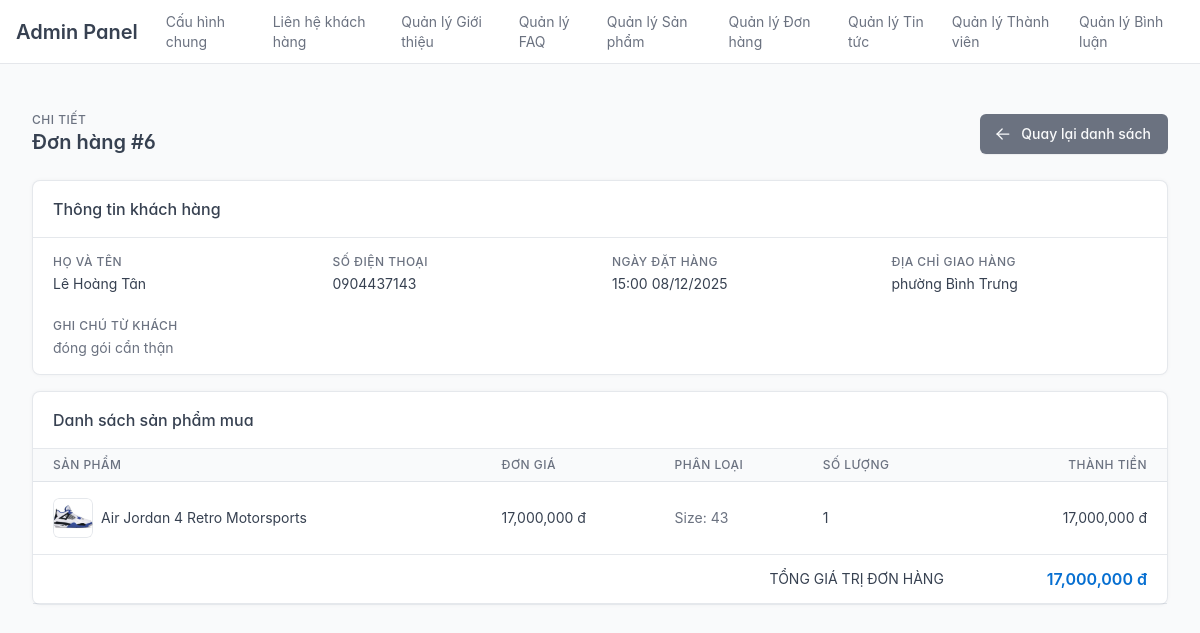
/public/index.php?url=admin/order/detail/6 (signed in), run on the app's committed database.
### tables this page shows
CREATE TABLE `orders` (
  `id` int(11) NOT NULL,
  `user_id` int(11) NOT NULL,
  `total_amount` decimal(10,2) NOT NULL,
  `status` enum('pending','processing','completed','cancelled') NOT NULL DEFAULT 'pending',
  `created_at` timestamp NOT NULL DEFAULT current_timestamp(),
  `fullname` varchar(255) DEFAULT NULL,
  `phone` varchar(50) DEFAULT NULL,
  `address` varchar(255) DEFAULT NULL,
  `note` text DEFAULT NULL
);

CREATE TABLE `order_items` (
  `id` int(11) NOT NULL,
  `order_id` int(11) NOT NULL,
  `product_id` int(11) NOT NULL,
  `size` varchar(10) NOT NULL,
  `quantity` int(11) NOT NULL,
  `price_at_purchase` decimal(10,2) NOT NULL
);

CREATE TABLE `products` (
  `id` int(11) NOT NULL,
  `name` varchar(255) NOT NULL,
  `slug` varchar(255) DEFAULT NULL,
  `description` text DEFAULT NULL,
  `image_url` varchar(255) DEFAULT NULL,
  `price` decimal(10,2) NOT NULL DEFAULT 0.00,
  `created_at` timestamp NOT NULL DEFAULT current_timestamp(),
  `updated_at` timestamp NOT NULL DEFAULT current_timestamp() ON UPDATE current_timestamp(),
  `brand` varchar(255) DEFAULT NULL
);

### app/controllers/admin/AdminOrderController.php (called while the page is built, shortened)
<?php
require_once APPROOT . "/models/Order.php";
require_once APPROOT . "/models/OrderItem.php";
class AdminOrderController {
    private $order;
    private $item;
    public function __construct() {
        $this->order = new Order();
        $this->item = new OrderItem();
    }
    public function detail($id)
    {
        $order = $this->order->find($id);
        $items = $this->item->itemsOf($id);
        $this->loadView("admin/orders/detail", [
            "order" => $order,
            "items" => $items,
            "title" => "Chi tiết đơn hàng"
        ]);
    }
    private function loadView($viewPath, $data = []) {
        extract($data);
        require APPROOT . "/views/" . $viewPath . ".php";
        require APPROOT . "/views/admin/layouts/admin_layout.php";
    }
}

### app/libraries/Database.php (called while the page is built, shortened)
<?php
class Database
{
    private $host = DB_HOST;
    private $user = DB_USER;
    private $pass = DB_PASS;
    private $dbname = DB_NAME;
    private $dbh;
    private $stmt;
    public function __construct()
    {
        $dsn = 'mysql:host=' . $this->host . ';dbname=' . $this->dbname . ';charset=utf8';
        $options = [
            PDO::ATTR_PERSISTENT => true,
            PDO::ATTR_ERRMODE => PDO::ERRMODE_EXCEPTION,
            PDO::ATTR_DEFAULT_FETCH_MODE => PDO::FETCH_OBJ,
            PDO::ATTR_EMULATE_PREPARES => false,
        ];
        try
        {
            $this->dbh = new PDO($dsn, $this->user, $this->pass, $options);
        }
        catch (PDOException $e)
        {
            $this->error = $e->getMessage();
            echo $this->error;
        }
    }
    public function query($sql)
    {
        $this->stmt = $this->dbh->prepare($sql);
    }
    public function bind($param, $value, $type = null)
    {
        if (is_null($type))
        {
            switch(true)
            {
                default:              $type = PDO::PARAM_STR;
            }
        }
        $this->stmt->bindValue($param, $value, $type);
    }
    public function execute()
    {
        return $this->stmt->execute();
    }
    public function resultSet()
    {
        $this->execute();
        return $this->stmt->fetchAll();
    }
    public function single()
    {
        $this->execute();
        return $this->stmt->fetch();
    }
}

### app/models/Order.php (called while the page is built, shortened)
<?php
class Order {
    private $db;
    public function __construct() {
        $this->db = new Database();
    }
    public function find($id) {
        $this->db->query("SELECT * FROM orders WHERE id = :id");
        $this->db->bind(':id', $id);
        return $this->db->single();
    }
}

### app/models/OrderItem.php (called while the page is built, shortened)
<?php
class OrderItem {
    private $db;
    public function __construct() {
        $this->db = new Database();
    }
    public function itemsOf($orderId)
    {
        $this->db->query("
            SELECT
                oi.*,
                p.name AS product_name,
                p.image_url AS product_image,
                p.price AS product_price
            FROM order_items oi
            JOIN products p ON oi.product_id = p.id
            WHERE oi.order_id = :oid
        ");
        $this->db->bind(':oid', $orderId);
        return $this->db->resultSet();
    }
}

### app/views/admin/orders/detail.php (the view, shortened to what this page needs)
<div class="container-xl">
    <div class="page-header d-print-none mb-4">
        <div class="row g-2 align-items-center">
            <div class="col">
                <div class="page-pretitle">Chi tiết</div>
                <h2 class="page-title">Đơn hàng #<?= $order->id ?></h2>
            </div>
            <div class="col-auto ms-auto d-print-none">
                <a href="<?= URLROOT ?>/public/index.php?url=admin/order/list" class="btn btn-secondary">
                    Quay lại danh sách
                </a>
            </div>
        </div>
    </div>
    <div class="row row-cards">
        <div class="col-md-12">
            <div class="card">
                <div class="card-header">
                    <h3 class="card-title">Thông tin khách hàng</h3>
                </div>
                <div class="card-body">
                    <div class="datagrid">
                        <div class="datagrid-item">
                            <div class="datagrid-title">Họ và tên</div>
                            <div class="datagrid-content"><?= $order->fullname ?></div>
                        </div>
                        <div class="datagrid-item">
                            <div class="datagrid-title">Số điện thoại</div>
                            <div class="datagrid-content"><?= $order->phone ?></div>
                        </div>
                        <div class="datagrid-item">
                            <div class="datagrid-title">Ngày đặt hàng</div>
                            <div class="datagrid-content"><?= date('H:i d/m/Y', strtotime($order->created_at)) ?></div>
                        </div>
                        <div class="datagrid-item">
                            <div class="datagrid-title">Địa chỉ giao hàng</div>
                            <div class="datagrid-content"><?= $order->address ?></div>
                        </div>
                        <div class="datagrid-item">
                            <div class="datagrid-title">Ghi chú từ khách</div>
                            <div class="datagrid-content text-muted"><?= empty($order->note) ? 'Không có' : $order->note ?></div>
                        </div>
                    </div>
                </div>
            </div>
        </div>
        <div class="col-md-12">
            <div class="card">
                <div class="card-header">
                    <h3 class="card-title">Danh sách sản phẩm mua</h3>
                </div>
                <div class="table-responsive">
                    <table class="table table-vcenter card-table">
                        <thead>
                            <tr>
                                <th>Sản phẩm</th>
                                <th>Đơn giá</th>
                                <th>Phân loại</th>
                                <th>Số lượng</th>
                                <th class="text-end">Thành tiền</th>
                            </tr>
                        </thead>
                        <tbody>
                            <?php foreach ($items as $it): ?>
                                <tr>
                                    <td>
                                        <div class="d-flex py-1 align-items-center">
                                            <span class="avatar me-2" style="background-image: url('<?= URLROOT . $it->product_image ?>')"></span>
                                            <div class="flex-fill">
                                                <div class="font-weight-medium"><?= $it->product_name ?></div>
                                            </div>
                                        </div>
                                    </td>
                                    <td><?= number_format($it->price_at_purchase) ?> đ</td>
                                    <td class="text-muted">Size: <?= $it->size ?></td>
                                    <td><?= $it->quantity ?></td>
                                    <td class="text-end font-weight-bold"><?= number_format($it->quantity * $it->price_at_purchase) ?> đ</td>
                                </tr>
                            <?php endforeach; ?>
                            <tr>
                                <td colspan="4" class="text-end font-weight-bold text-uppercase">Tổng giá trị đơn hàng</td>
                                <td class="text-end font-weight-bold text-primary h3"><?= number_format($order->total_amount) ?> đ</td>
                            </tr>
                        </tbody>
                    </table>
                </div>
            </div>
        </div>
    </div>
</div>

### data on the page
orders: id "6", fullname "Lê Hoàng Tân", phone "0904437143", created_at "15:00 08/12/2025", address "phường Bình Trưng", note "đóng gói cẩn thận", total_amount "17,000,000"
order_items: product.image_url (picture), product.name "Air Jordan 4 Retro Motorsports", price_at_purchase "17,000,000", size "43", quantity "1", $it->quantity * $it->price_at_purchase "17,000,000"
